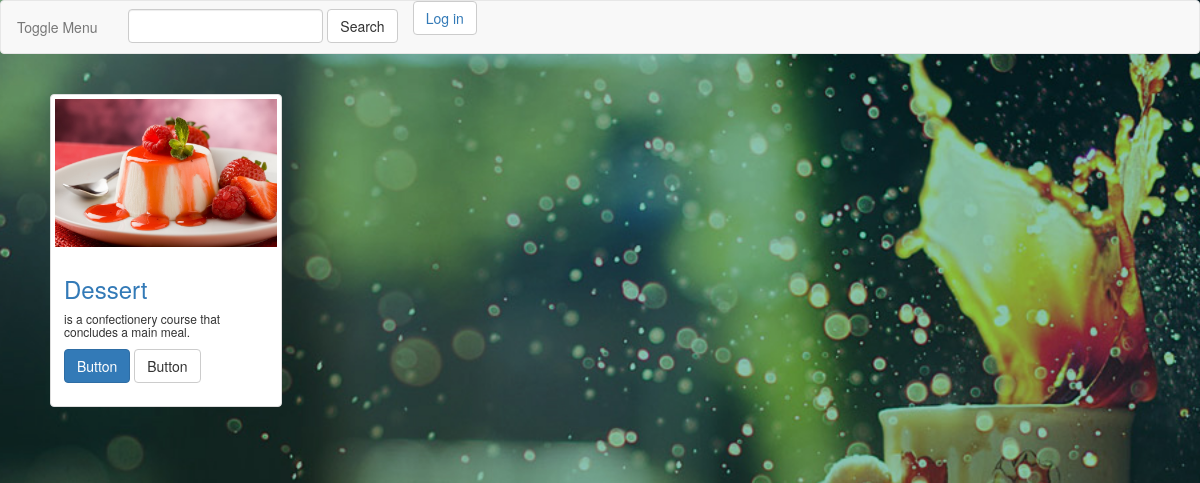
Screenshot of /types_of_dishes/ with the database file from the repository.
### base/models.py (models this page shows, shortened)
class TypesOfDishes(models.Model):
    name = models.CharField(max_length=64, blank=True, null=True, default=None) #type
    main_img = models.ImageField(upload_to='base/type_dish_img/', blank=True, null=True)
    description = models.CharField(max_length=256, help_text='max_length=256', blank=True)
    is_active = models.BooleanField(default=True)
    class Meta:
        verbose_name = "Type"
        verbose_name_plural = "Types"

### base/views.py (the view)
# urls.py: url(r'^types_of_dishes/$', views.TypesOfDishesView.as_view(), name='types'),
class TypesOfDishesView(View):
    template_name = 'base/types_of_dishes.html'
    context_object_name = 'types'
    def get(self, request, **kwargs):
        types = TypesOfDishes.objects.all()
        return render(request, self.template_name, locals())

### templates/base/types_of_dishes.html (shortened to what this page needs)
{% extends 'base.html' %}
{% load static %}
{% block content %}
<div id="page-content-wrapper">
    <div class="container-fluid">
        <div class="row">
            {% for object in types %}
                <label for="ctr{{forloop.counter}}">
                    {% include 'base/types_of_dishes_object.html' %}
                </label><br>
            {% endfor %}
        </div>
    </div>
</div>
{% endblock %}

### templates/base/types_of_dishes_object.html
<div class="col-sm-6 col-md-4">
    <div class="thumbnail">
        <img src="{{ object.main_img.url }}" alt="...">
        <div class="caption">
            <a href="{% url 'base:dishes' object.id %}"><h3>{{ object.name }}</h3></a>
            <h6>{{ object.description}}</h6>
            <p><a href="#" class="btn btn-primary" role="button">Button</a> <a href="#" class="btn btn-default" role="button">Button</a></p>
        </div>
    </div>
</div>

### static/dev/css/style.css (style rules this page uses)
body { background: url('../../../media/home/news/bg.jpg') no-repeat center center fixed; height: 100%; -webkit-background-size: cover; -moz-background-size: cover; -o-background-size: cover; }

### static/dev/css/simple-sidebar.css (style rules this page uses)
body { overflow-x: hidden; }
#page-content-wrapper { width: 100%; position: absolute; padding: 15px; }
@media (min-width:768px) { #page-content-wrapper { padding: 20px; position: relative; } }

### rows the page displays
TypesOfDishes: main_img (picture), name "Dessert", description "is a confectionery course that concludes a main meal."
